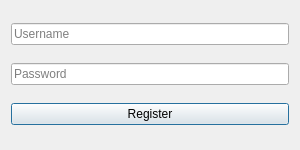
<?xml version="1.0" encoding="UTF-8"?>
<ui version="4.0">
 <class>RegisterDialog</class>
 <widget class="QDialog" name="RegisterDialog">
  <property name="geometry">
   <rect>
    <x>0</x>
    <y>0</y>
    <width>300</width>
    <height>150</height>
   </rect>
  </property>
  <property name="windowTitle">
   <string>Register</string>
  </property>
  <layout class="QVBoxLayout" name="verticalLayout">
   <item>
    <widget class="QLineEdit" name="usernameLineEdit">
     <property name="placeholderText">
      <string>Username</string>
     </property>
    </widget>
   </item>
   <item>
    <widget class="QLineEdit" name="passwordLineEdit">
     <property name="placeholderText">
      <string>Password</string>
     </property>
     <property name="echoMode">
      <enum>QLineEdit::Password</enum>
     </property>
    </widget>
   </item>
   <item>
    <widget class="QPushButton" name="registerButton">
     <property name="text">
      <string>Register</string>
     </property>
    </widget>
   </item>
  </layout>
 </widget>
 <resources/>
 <connections/>
</ui>
